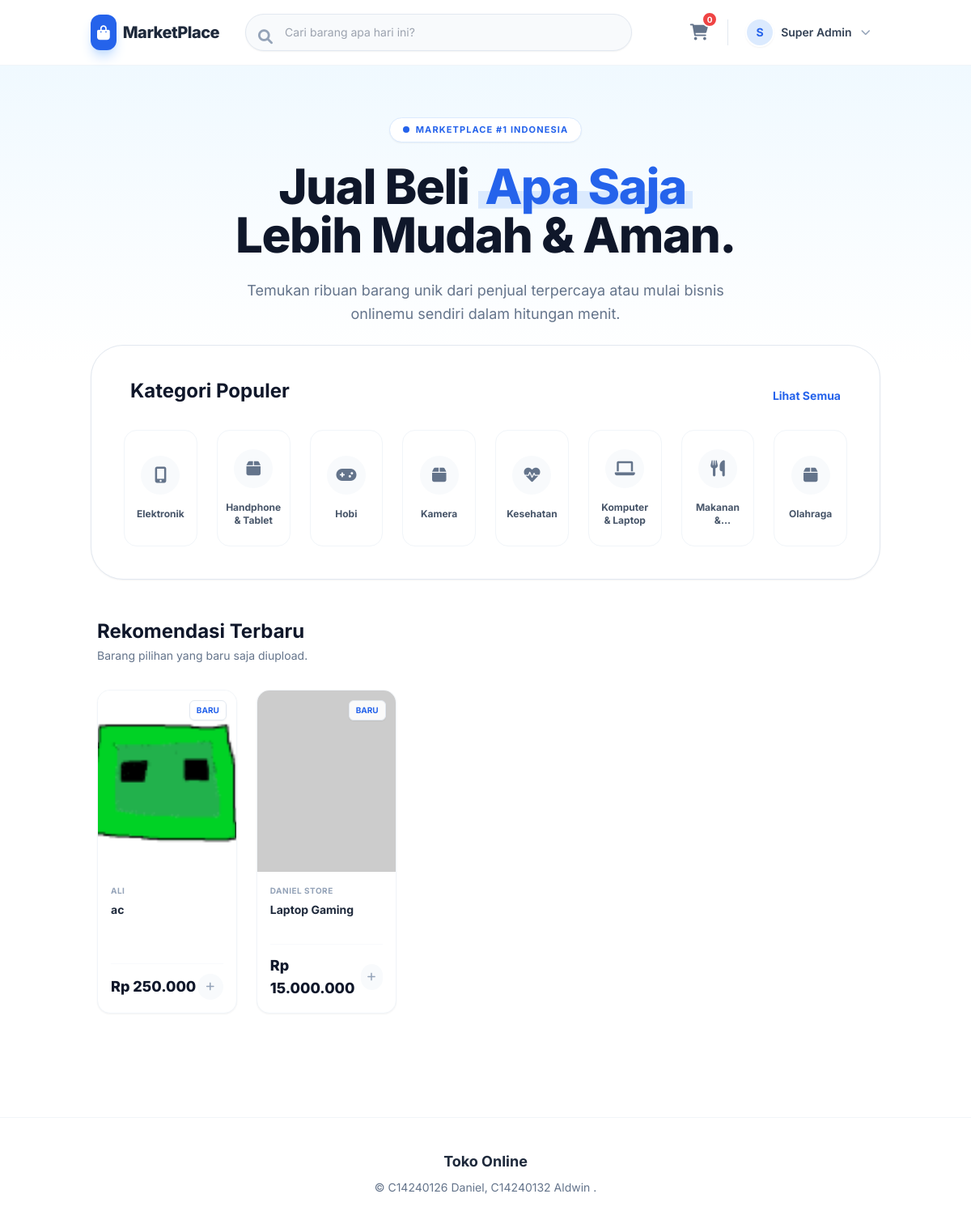
The page / (signed in) on the database its author committed.
### tables this page shows
CREATE TABLE `categories` (
    `id` int(11) NOT NULL,
    `nama_kategori` varchar(50) NOT NULL
  );

CREATE TABLE `products` (
    `id` int(11) NOT NULL,
    `shop_id` int(11) NOT NULL,
    `category_id` int(11) NOT NULL,
    `nama_produk` varchar(100) NOT NULL,
    `deskripsi` text DEFAULT NULL,
    `harga` decimal(10,2) NOT NULL,
    `stok` int(11) NOT NULL,
    `gambar` varchar(255) DEFAULT NULL,
    `created_at` timestamp NOT NULL DEFAULT current_timestamp()
  );

CREATE TABLE `shops` (
    `id` int(11) NOT NULL,
    `user_id` int(11) NOT NULL,
    `nama_toko` varchar(100) NOT NULL,
    `deskripsi_toko` text DEFAULT NULL,
    `alamat_toko` text DEFAULT NULL,
    `created_at` timestamp NOT NULL DEFAULT current_timestamp()
  );

### index.php (the view, shortened to what this page needs)
<?php
$is_logged_in = false;
$nama = 'Pengunjung';
if (isset($_SESSION['user_id'])) {
    $is_logged_in = true;
    $nama = $_SESSION['nama'];
}
$database = new Database();
$db = $database->getConnection();
$query_produk = "SELECT p.*, s.nama_toko FROM products p JOIN shops s ON p.shop_id = s.id ORDER BY p.created_at DESC LIMIT 12";
$stmt_produk = $db->prepare($query_produk);
$stmt_produk->execute();
$products = $stmt_produk->fetchAll(PDO::FETCH_ASSOC);
$query_kategori = "SELECT * FROM categories ORDER BY nama_kategori ASC LIMIT 8";
$stmt_kategori = $db->prepare($query_kategori);
$stmt_kategori->execute();
$categories = $stmt_kategori->fetchAll(PDO::FETCH_ASSOC);
function getCategoryIcon($name) {
    $name = strtolower($name);
    if(strpos($name, 'elektronik') !== false) return 'fa-mobile-alt';
    if(strpos($name, 'hobi') !== false) return 'fa-gamepad';
    if(strpos($name, 'makanan') !== false) return 'fa-utensils';
    if(strpos($name, 'kesehatan') !== false) return 'fa-heartbeat';
    if(strpos($name, 'komputer') !== false) return 'fa-laptop';
    return 'fa-box';
}
?>
<!DOCTYPE html>
<html lang="id">
<head>
    <script src="https://cdn.tailwindcss.com"></script>
    <link rel="stylesheet" href="https://cdnjs.cloudflare.com/ajax/libs/font-awesome/6.0.0/css/all.min.css">
</head>
<body class="text-slate-800">
    <nav class="bg-white sticky top-0 z-50 border-b border-slate-100">
        <div class="container mx-auto px-4 sm:px-6 h-20 flex items-center justify-between gap-4">
            <a href="index.php" class="flex items-center gap-2 flex-shrink-0">
                <div class="bg-blue-600 text-white p-2 rounded-xl shadow-lg shadow-blue-200">
                    <i class="fas fa-shopping-bag text-lg"></i>
                </div>
                <span class="text-xl font-extrabold text-slate-800 tracking-tight hidden md:block">MarketPlace</span>
            </a>
            <div class="flex-1 max-w-2xl mx-4">
                <form action="views/browse.php" method="GET" class="relative group">
                    <input type="text" name="search"
                           class="w-full border border-slate-200 bg-slate-50 rounded-full py-3 pl-12 pr-6 text-sm focus:outline-none focus:border-blue-500 focus:ring-2 focus:ring-blue-100 focus:bg-white transition-all shadow-sm"
                           placeholder="Cari barang apa hari ini?">
                    <i class="fas fa-search absolute left-4 top-3.5 text-slate-400 group-focus-within:text-blue-500 transition text-lg"></i>
                </form>
            </div>
            <div class="flex items-center gap-4 flex-shrink-0">
                <?php if ($is_logged_in): ?>
                    <a href="#" class="text-slate-500 hover:text-blue-600 p-2 relative transition">
                        <a href="views/cart.php" class="text-slate-500 hover:text-blue-600 p-2 relative transition">
                        <i class="fas fa-shopping-cart text-xl"></i>
                        <span class="absolute -top-1 -right-1 bg-red-500 text-white text-[10px] font-bold w-5 h-5 flex items-center justify-center rounded-full border-2 border-white">0</span>
                    </a>
                    <div class="relative">
                        <button id="navProfileTrigger" class="flex items-center gap-2 hover:bg-slate-50 p-1 pr-3 rounded-full transition border border-transparent hover:border-slate-200">
                            <div class="w-9 h-9 rounded-full bg-blue-100 text-blue-600 flex items-center justify-center font-bold text-sm border-2 border-white shadow-sm">
                                <?php echo strtoupper(substr($nama, 0, 1)); ?>
                            </div>
                            <span class="text-sm font-semibold text-slate-700 hidden md:block max-w-[100px] truncate"><?php echo htmlspecialchars($nama); ?></span>
                            <i class="fas fa-chevron-down text-xs text-slate-400 ml-1 transition-transform duration-200" id="navChevron"></i>
                        </button>
                    </div>
                <?php else: ?>
                    <a href="views/login.php" class="text-slate-600 hover:text-blue-600 font-bold text-sm px-4 py-2 transition">Masuk</a>
                    <a href="views/register.php" class="bg-blue-600 hover:bg-blue-700 text-white font-bold py-2.5 px-6 rounded-full text-sm transition shadow-lg shadow-blue-200">Daftar</a>
                <?php endif; ?>
            </div>
        </div>
    </nav>
    <div class="bg-hero-gradient pt-16 pb-12 px-4">
        <div class="text-center max-w-4xl mx-auto">
            <div class="inline-flex items-center gap-2 py-1.5 px-4 rounded-full bg-white text-blue-600 text-[11px] font-bold uppercase tracking-widest mb-6 border border-blue-100 shadow-sm animate-enter">
                <span class="w-2 h-2 rounded-full bg-blue-600 animate-pulse"></span> Marketplace #1 Indonesia
            </div>
            <h1 class="text-4xl md:text-6xl font-extrabold text-slate-900 tracking-tight mb-6 leading-tight animate-enter" style="animation-delay: 0.1s">
                Jual Beli <span class="text-blue-600 hero-text-highlight px-2">Apa Saja</span> <br class="hidden md:block">
                Lebih Mudah & Aman.
            </h1>
            <p class="text-slate-500 text-lg max-w-2xl mx-auto leading-relaxed animate-enter" style="animation-delay: 0.2s">
                Temukan ribuan barang unik dari penjual terpercaya atau mulai bisnis onlinemu sendiri dalam hitungan menit.
            </p>
        </div>
    </div>
    <div class="container mx-auto px-4 sm:px-6 pb-20 -mt-6 relative z-10">
        <div class="bg-white border border-slate-200 rounded-[2.5rem] p-8 md:p-10 mb-12 shadow-sm animate-enter" style="animation-delay: 0.3s">
            <div class="flex justify-between items-end mb-8 px-2">
                <h2 class="text-2xl font-bold text-slate-900">Kategori Populer</h2>
                <a href="views/browse.php" class="text-blue-600 text-sm font-bold hover:underline">Lihat Semua</a>
            </div>
            <div class="grid grid-cols-2 md:grid-cols-4 lg:grid-cols-8 gap-4 md:gap-6">
                <?php foreach($categories as $cat): ?>
                    <a href="views/browse.php?category=<?php echo $cat['id']; ?>" class="group flex flex-col items-center justify-center gap-4 p-4 rounded-2xl border border-slate-100 hover:border-blue-400 hover:shadow-lg hover:-translate-y-1 transition duration-300 cursor-pointer bg-white h-36">
                        <div class="w-12 h-12 rounded-full bg-slate-50 text-slate-500 flex items-center justify-center text-xl group-hover:bg-blue-50 group-hover:text-blue-600 transition duration-300">
                            <i class="fas <?php echo getCategoryIcon($cat['nama_kategori']); ?>"></i>
                        </div>
                        <span class="text-xs font-bold text-slate-600 group-hover:text-blue-600 text-center line-clamp-2 transition">
                            <?php echo htmlspecialchars($cat['nama_kategori']); ?>
                        </span>
                    </a>
                <?php endforeach; ?>
            </div>
        </div>
        <div class="px-2 animate-enter" style="animation-delay: 0.4s">
            <div class="flex justify-between items-end mb-8">
                <div>
                    <h2 class="text-2xl font-bold text-slate-900">Rekomendasi Terbaru</h2>
                    <p class="text-slate-500 mt-1 text-sm">Barang pilihan yang baru saja diupload.</p>
                </div>
            </div>
            <?php if (count($products) > 0): ?>
                <div class="grid grid-cols-2 md:grid-cols-4 lg:grid-cols-5 gap-6">
                    <?php foreach($products as $prod): ?>
                        <div class="bg-white rounded-2xl shadow-sm border border-slate-100 overflow-hidden hover:shadow-xl hover:-translate-y-1 transition duration-300 group cursor-pointer flex flex-col h-full" onclick="addToCart(<?php echo $prod['id']; ?>)">
                            <div class="h-56 bg-slate-50 relative overflow-hidden">
                                <img src="<?php echo $prod['gambar'] ? 'assets/images/'.$prod['gambar'] : 'https://via.placeholder.com/300?text=No+Image'; ?>"
                                     class="w-full h-full object-cover group-hover:scale-105 transition duration-500">
                                <?php if(strtotime($prod['created_at']) > strtotime('-7 days')): ?>
                                <div class="absolute top-3 right-3 bg-white/90 backdrop-blur-sm px-2 py-1 rounded-md text-[10px] font-bold text-blue-600 shadow-sm border border-slate-200">
                                    BARU
                                </div>
                                <?php endif; ?>
                            </div>
                            <div class="p-4 flex flex-col flex-grow">
                                <div class="text-[10px] text-slate-400 font-bold uppercase tracking-wider mb-1.5">
                                    <?php echo htmlspecialchars($prod['nama_toko']); ?>
                                </div>
                                <h3 class="font-bold text-slate-800 text-sm line-clamp-2 mb-3 group-hover:text-blue-600 transition h-10 leading-snug">
                                    <?php echo htmlspecialchars($prod['nama_produk']); ?>
                                </h3>
                                <div class="flex items-center justify-between mt-auto pt-3 border-t border-slate-50">
                                    <p class="text-slate-900 font-extrabold text-lg">Rp <?php echo number_format($prod['harga'], 0, ',', '.'); ?></p>
                                    <div class="w-8 h-8 rounded-full bg-slate-50 flex items-center justify-center text-slate-400 group-hover:bg-blue-600 group-hover:text-white transition">
                                        <i class="fas fa-plus text-xs"></i>
                                    </div>
                                </div>
                            </div>
                        </div>
                    <?php endforeach; ?>
                </div>
            <?php endif; ?>
        </div>
    </div>
    <footer class="bg-white border-t border-slate-100 py-10 mt-12">
        <div class="container mx-auto px-6 text-center">
            <p class="font-bold text-slate-800 text-lg mb-2">Toko Online</p>
            <p class="text-slate-500 text-sm">&copy; C14240126 Daniel, C14240132 Aldwin .</p>
        </div>
    </footer>
</body>
</html>

### index.php (style rules this page uses)
body { font-family: 'Inter', sans-serif; background-color: #ffffff; }
.hero-text-highlight { background: linear-gradient(120deg, #dbeafe 0%, #dbeafe 100%); background-repeat: no-repeat; background-size: 100% 30%; background-position: 0 85%; }
.bg-hero-gradient { background: linear-gradient(180deg, #f0f9ff 0%, #ffffff 100%); }

### rows shown on the page
categories: nama_kategori "Elektronik"
categories: nama_kategori "Handphone & Tablet"
categories: nama_kategori "Hobi"
categories: nama_kategori "Kamera"
categories: nama_kategori "Kesehatan"
categories: nama_kategori "Komputer & Laptop"
categories: nama_kategori "Makanan…"
categories: nama_kategori "Olahraga"
products: gambar (picture), shows "BARU", shop.nama_toko "ALI", nama_produk "ac", harga "250.000"
products: shows "BARU", shop.nama_toko "DANIEL STORE", nama_produk "Laptop Gaming", harga "15.000.000"

### other values the page prints
substr($nama, 0, 1) "S"
$nama "Super Admin"
